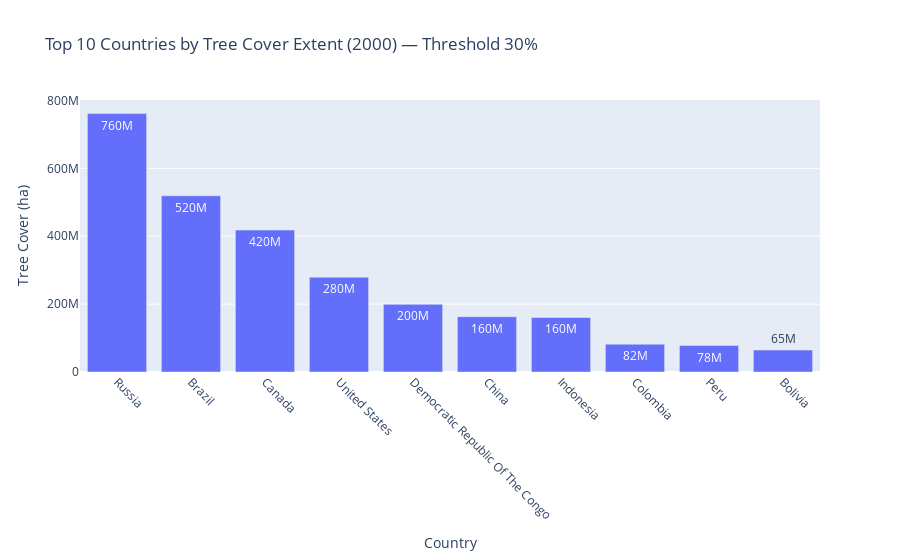

This figure's notebook cell:
### Markdown cell above
### 3 Tree Cover Extent Analysis

### Code cell
threshold_filter = 30

cover_by_country = (
    df[df["threshold"] == threshold_filter]
        .groupby("country", as_index=False)["umd_tree_cover_extent_2000__ha"]
        .first()  # 👈 prevents duplication across years
        .sort_values("umd_tree_cover_extent_2000__ha", ascending=False)
        .head(10)
)

fig = px.bar(
    cover_by_country,
    x="country",
    y="umd_tree_cover_extent_2000__ha",
    text_auto='.2s',
    title="Top 10 Countries by Tree Cover Extent (2000) — Threshold 30%",
    labels={"umd_tree_cover_extent_2000__ha": "Tree Cover (ha)", "country": "Country"}
)

fig.update_xaxes(tickangle=45)
fig.show()

### Figure 1 — Plotly figure (JSON) as saved in the notebook; plotly's stock layout.template omitted (floating-point values rounded to 4 significant figures)
{"data": [{"hovertemplate": "Country=%{x}<br>Tree Cover (ha)=%{y}<extra></extra>", "legendgroup": "", "marker": {"color": "#636efa", "pattern": {"shape": ""}}, "name": "", "orientation": "v", "showlegend": false, "textposition": "auto", "texttemplate": "%{y:.2s}", "x": ["Russia", "Brazil", "Canada", "United States", "Democratic Republic Of The Congo", "China", "Indonesia", "Colombia", "Peru", "Bolivia"], "xaxis": "x", "y": [761200000.0, 519100000.0, 418100000.0, 279400000.0, 199300000.0, 162900000.0, 160600000.0, 81850000.0, 78060000.0, 64560000.0], "yaxis": "y", "type": "bar"}], "layout": {"xaxis": {"anchor": "y", "domain": [0.0, 1.0], "title": {"text": "Country"}, "tickangle": 45}, "yaxis": {"anchor": "x", "domain": [0.0, 1.0], "title": {"text": "Tree Cover (ha)"}}, "legend": {"tracegroupgap": 0}, "title": {"text": "Top 10 Countries by Tree Cover Extent (2000) — Threshold 30%"}, "barmode": "relative"}}
